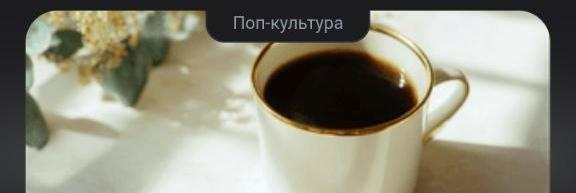
#> input picture images/qimg_real_01.jpg, 576 x 193 px
$ python -i extract_quiz.py   (imports and definitions only)
#> lines starting #> are read from the running program, lines starting #| are printed output that depends on the picture; after the words box and inside, x2 and y2 are one past the last pixel; in counts of white or black regions, pixels touching at a corner belong together
#> further down, picture is the input picture: PIL image 576x193 RGB; mean R, G, B 142.6, 140.5, 124.2
#!/usr/bin/env python3
"""
Extract quiz questions from screenshots (576x1280 quiz format).
Config-driven: see config.yaml for screenshot dir, org file, layout,
OCR params, known categories/patterns.
Usage: python3 src/extract_quiz.py [--config config.yaml] [--date YYYY-MM-DD]
       [--dir DIR] [--org ORG] [--img-dir IMGDIR] [--all]
"""

import os
import sys
import re
import argparse
from datetime import datetime, timedelta
from PIL import Image, ImageOps, ImageEnhance
import pytesseract
import hashlib
import numpy as np

try:
    import yaml
except ImportError:
    yaml = None


def repo_root():
    return os.path.dirname(os.path.dirname(os.path.abspath(__file__)))


def load_config(path=None):
    """Load config.yaml; fall back to built-in defaults if pyyaml missing."""
    defaults = {
        "screenshot_dir": "~/Pictures/Screenshots/Квизи",
        "org_file": "../quizy/data/quizy.org",
        "img_dir": "../quizy/images/",
    }
    cfg_path = path or os.path.join(repo_root(), "config.yaml")
    if yaml is not None and os.path.exists(cfg_path):
        with open(cfg_path, encoding="utf-8") as f:
            cfg = yaml.safe_load(f) or {}
        merged = dict(defaults)
        merged.update(cfg)
        return merged
    return defaults


CONFIG = load_config(os.environ.get("QUIZY_CONFIG"))
_cfg_ocr = CONFIG.get("ocr") or {}

# Configuration (overridable via config.yaml / CLI)
DEFAULT_CACHE_DIR = os.path.expanduser(
    CONFIG.get("screenshot_dir", "~/Pictures/Screenshots/Квизи"))
_org = CONFIG.get("org_file", "data/quizy.org")
DEFAULT_ORG_FILE = _org if os.path.isabs(_org) else os.path.join(repo_root(), _org)
_img = CONFIG.get("img_dir", "images/")
DEFAULT_IMG_DIR = _img if os.path.isabs(_img) else os.path.join(repo_root(), _img)

_cfg_layout = (CONFIG.get("layout_576x1280") or {})
_cfg_gates = (CONFIG.get("image_gates") or {})
_cfg_green = (_cfg_layout.get("green_threshold") or {})

# Known categories for validation
KNOWN_CATEGORIES = set(CONFIG.get("known_categories") or {
    "Вокруг света", "Гик-культура", "Искусство", "Кинематограф",
    "Поп-культура", "Природа", "Спорт", "Технический прогресс"
})

# Known answer patterns for splitting concatenated answers (from config.yaml;
# kept for compatibility — the reviewer agent decides whether still needed).
KNOWN_PATTERNS = list(CONFIG.get("known_patterns") or [
    'Бентли', 'Астон Мартин', 'Джагуар', 'Роллс-ройс',
])

# Layout for the 576x1280 quiz format. Values come from config.yaml
# (layout_576x1280); literals below are fallbacks for running without config.
def _quads(raw, fallback):
    try:
        return {int(k): tuple(v) for k, v in (raw or {}).items()}
    except Exception:
        return fallback

LAYOUT = {
    'width': _cfg_layout.get('width', 576),
    'height': _cfg_layout.get('height', 1280),
    # Full top bar for category detection (we'll search within this)
    'category_region': tuple(_cfg_layout.get('category_region', (0, 0, 576, 70))),
    # Question text: y=280-580
    'question_text_region': tuple(_cfg_layout.get('question_text_region', (20, 280, 556, 580))),
    # Answer quadrants: 2x2 grid at y=580-930
    'answer_quadrants': _quads(_cfg_layout.get('answer_quadrants'), {
        1: (20, 580, 278, 730),   # Top-Left
        2: (298, 580, 556, 730),  # Top-Right
        3: (20, 780, 278, 930),   # Bottom-Left
        4: (298, 780, 556, 930),  # Bottom-Right
    }),
    'answer_quadrants_with_image': _quads(
        _cfg_layout.get('answer_quadrants_with_image'), {
            1: (20, 550, 278, 700),
            2: (298, 550, 556, 700),
            3: (20, 710, 278, 860),
            4: (298, 710, 556, 860),
        }),
    # Green detection regions (slightly larger for better detection)
    'green_quadrants': _quads(_cfg_layout.get('green_quadrants'), {
        1: (0, 580, 288, 730),
        2: (288, 580, 576, 730),
        3: (0, 780, 288, 930),
        4: (288, 780, 576, 930),
    }),
}

# Question image region: y=80-240 with 40px margins (excludes close button)
QUESTION_IMAGE_REGION = tuple(_cfg_layout.get('question_image_region', (40, 80, 536, 240)))

# Green detection + photo gates from config
GREEN_DELTA = int(_cfg_green.get('delta', 20))
GREEN_MIN_G = int(_cfg_green.get('min_g', 60))
GREEN_MIN_PIXELS = int(_cfg_green.get('min_pixels', 30))
GATE_MIN_W = int(_cfg_gates.get('min_width', 100))
GATE_MIN_H = int(_cfg_gates.get('min_height', 80))
GATE_MIN_BRIGHT_PCT = float(_cfg_gates.get('min_bright_pct', 0.05))
GATE_MIN_BRIGHTNESS = float(_cfg_gates.get('min_mean_brightness', 30))
GATE_MIN_SATURATION = float(_cfg_gates.get('min_saturation', 20))

# Dedup quality ranking + review threshold from config
QUALITY_RANK = dict((CONFIG.get('dedup') or {}).get('quality_rank', {}) or
                    {'manual': 4, 'perfect': 3,
                     'needs_agent_review': 2, 'needs_human_review': 1})
REVIEW_THRESHOLD = int((CONFIG.get('review') or {}).get('accept_threshold', 90))


# [19 lines left out: function get_files_for_date, not called in this run]


def default_ledger_path():
    return os.path.join(repo_root(), "data", "extraction_status.yaml")


# [70 lines left out: functions load_ledger, save_ledger, load_known_titles, ledger_record, get_all_files, not called in this run]


def preprocess_for_ocr(img):
    """Preprocess image for better OCR."""
    large = img.resize((
        img.width * int(_cfg_ocr.get("resize_block", 3)),
        img.height * int(_cfg_ocr.get("resize_block", 3)),
    ), Image.LANCZOS)
    gray = large.convert('L')
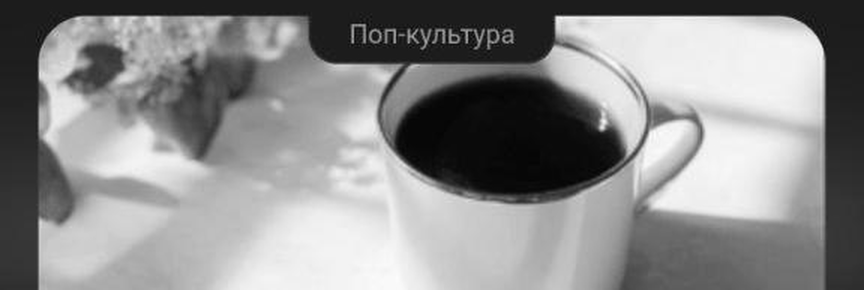
#> gray: PIL image 1728x579 L (shown at 1/2 size); min 0, max 255, mean 139.3
    enh = ImageEnhance.Contrast(gray).enhance(
        float(_cfg_ocr.get("contrast", 2.5)))
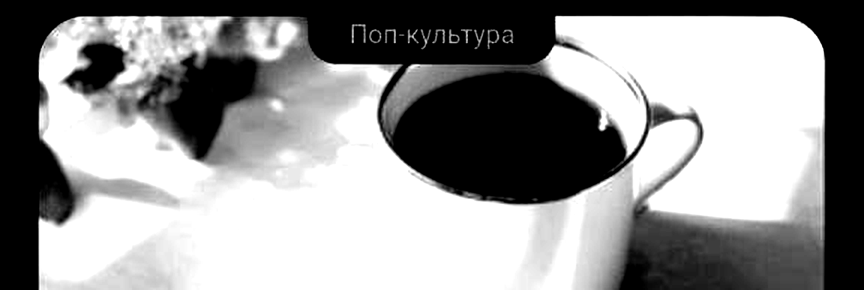
#> enh: PIL image 1728x579 L (shown at 1/2 size); min 0, max 255, mean 145.5
    threshold = int(_cfg_ocr.get("threshold", 140))
    return enh.point(lambda x: 0 if x < threshold else 255, '1')
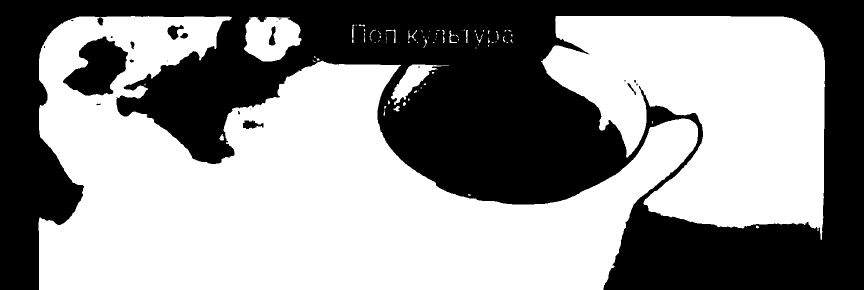
#> returned value: PIL image 1728x579 1 (shown at 1/2 size); 57.1% white; 23 black regions (11 under 20 px), largest, box (x1, y1, x2, y2) and area: (0, 0, 1728, 579) 418056, (126, 73, 256, 192) 9124, (335, 50, 368, 80) 510


# [560 lines left out: functions ocr_region, _ocr_candidate, ocr_answer_quadrant, validate_category, extract_question_image, has_question_image and 8 more, not called in this run]


def generate_id(text):
    """Generate unique ID from text: slug + '-' + 8-char sha1."""
    return slugify(text) + "-" + hashlib.sha1(text.encode("utf-8")).hexdigest()[:8]


# [169 lines left out: functions normalize_question, is_entry_broken, append_to_org, main, not called in this run]


# [2 lines not run here, left out]

>>> from PIL import Image
>>> picture = Image.open('../images/qimg_real_01.jpg')
>>> result = preprocess_for_ocr(picture)

$ run again, on images/qimg_real_07.jpg
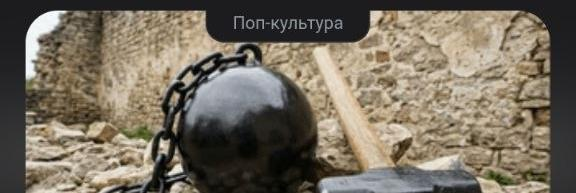
#> input picture images/qimg_real_07.jpg, 576 x 193 px
#> picture is the input picture: PIL image 576x193 RGB; mean R, G, B 119, 109.9, 95.4
#> in preprocess_for_ocr, `gray = large.convert('L')`:
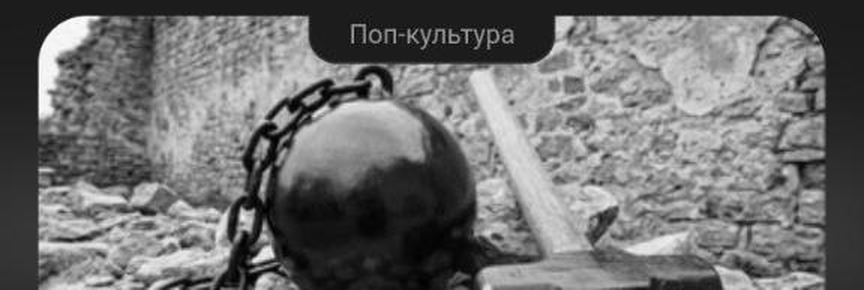
#> gray: PIL image 1728x579 L (shown at 1/2 size); min 0, max 255, mean 111
#> in preprocess_for_ocr, `return enh.point(lambda x: 0 if x < threshold else 255, '1')`:
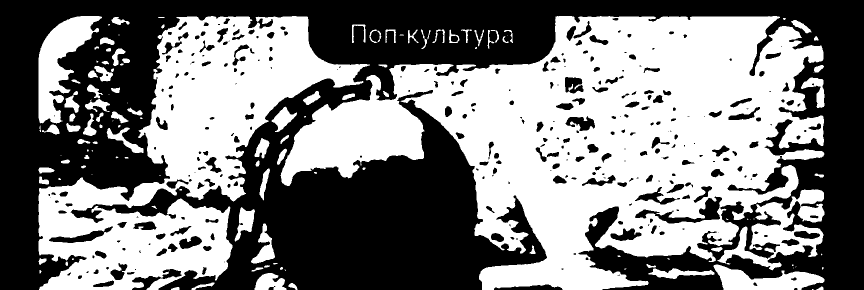
#> returned value: PIL image 1728x579 1 (shown at 1/2 size); 50.2% white; 316 black regions (87 under 20 px), largest, box (x1, y1, x2, y2) and area: (0, 0, 1728, 579) 462280, (1270, 393, 1444, 447) 2679, (98, 453, 226, 486) 1359

$ run again, on images/qimg_real_09.jpg
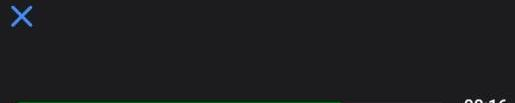
#> input picture images/qimg_real_09.jpg, 515 x 103 px
#> picture is the input picture: PIL image 515x103 RGB; mean R, G, B 28.1, 29.1, 30.8
#> in preprocess_for_ocr, `enh = ImageEnhance.Contrast(gray).enhance( float(_cfg_ocr.get("contras..`:
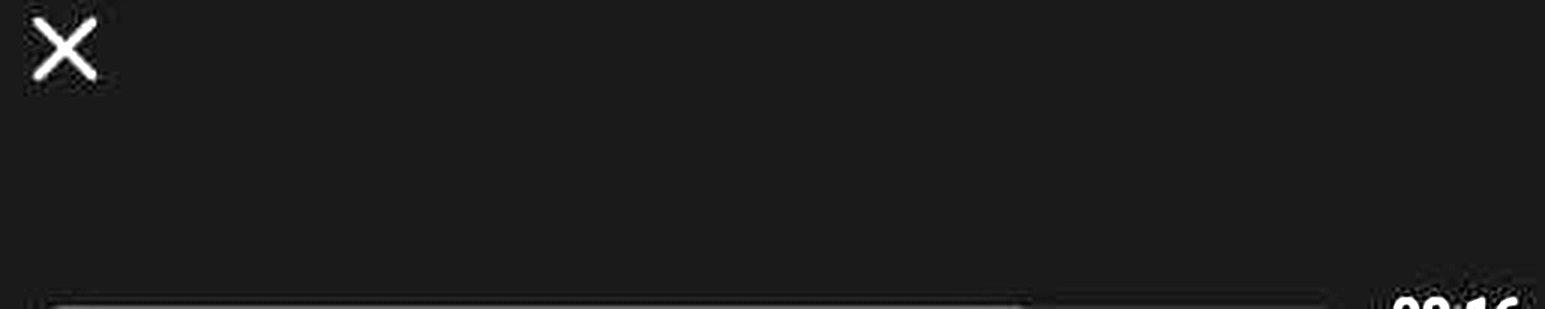
#> enh: PIL image 1545x309 L; min 0, max 255, mean 27.7
#> in preprocess_for_ocr, `return enh.point(lambda x: 0 if x < threshold else 255, '1')`:
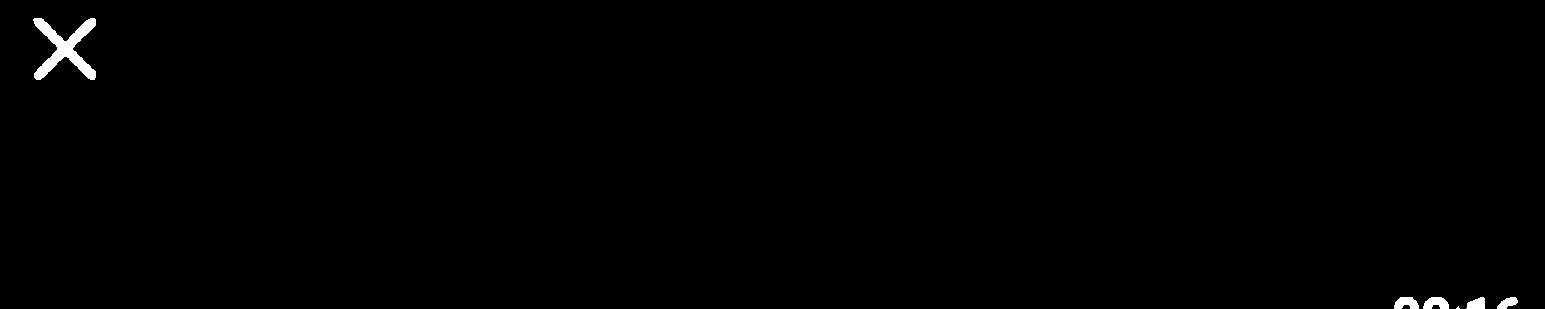
#> returned value: PIL image 1545x309 1; 0.49% white; 6 white regions (1 under 20 px), largest, box (x1, y1, x2, y2) and area: (33, 18, 96, 80) 1569, (1423, 297, 1449, 309) 231, (1394, 297, 1419, 309) 224, (1466, 297, 1485, 309) 174, (1497, 297, 1518, 309) 158
